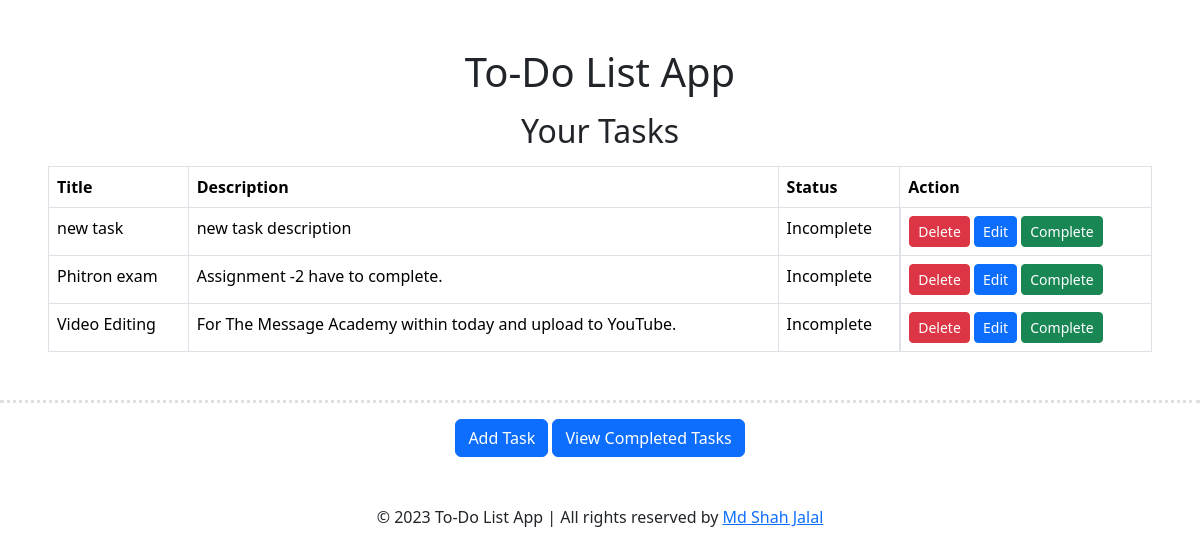
The page / on the database its author committed.
### todoapp/models.py (models this page shows, shortened)
class TaskModel(models.Model):
    taskTitle = models.CharField(max_length=100)
    taskDescription = models.TextField()
    is_completed = models.BooleanField(default=False)

### todoapp/views.py (the view)
# urls.py: path('', show_tasks, name='show_tasks'),
def show_tasks(request):
    tasks = TaskModel.objects.filter(is_completed=False)
    return render(request, 'show_tasks.html', {'tasks': tasks})

### todoapp/templates/show_tasks.html
{% extends 'base.html' %}
{% block content %}
<h2 class="text-center my-3">Your Tasks</h2>
{% if tasks %}
<div class="px-5">
    <table class="table table-bordered">
        <thead>
          <tr>
            <th scope="col">Title</th>
            <th scope="col">Description</th>
            <th scope="col">Status</th>
            <th scope="col">Action</th>
          </tr>
        </thead>
        <tbody>
            {% for task in tasks %}
          <tr>
            <td>{{ task.taskTitle }}</td>
            <td>{{ task.taskDescription }}</td>
            <td>
                {% if task.is_completed %}
                    Complete
                {% else %}
                    Incomplete
                {% endif %}
            </td>
            <td class="d-grid gap-2 d-md-block">
                <a class="btn btn-sm btn-danger" href="{% url 'delete_task' task.id %}">Delete</a>
                <a class="btn btn-sm btn-primary" href="{% url 'edit_task' task.id %}">Edit</a>
                <a class="btn btn-sm btn-success" href="{% url 'complete_task' task.id %}">Complete</a>
            </td>
          </tr>
          {% endfor %}
        </tbody>
      </table>
</div>
{% endif %}
<hr style="border-top: 3px dotted #838282;" class="dotted mt-5">
<div class="d-grid gap-2 d-md-block text-center mx-5">
    <a class="btn btn-primary" href="{% url 'add_task' %}">Add Task</a>
    <a class="btn btn-primary" href="{% url 'completed_tasks' %}">View Completed Tasks</a>
</div>
{% endblock %}

### todoapp/templates/base.html (shortened to what this page needs)
<!DOCTYPE html>
<html lang="en">
<head>
    <link href="https://cdn.jsdelivr.net/npm/bootstrap@5.3.1/dist/css/bootstrap.min.css" rel="stylesheet">
</head>
<body>
    <header class="mt-5">
        <h1 class="text-center">To-Do List App</h1>
    </header>
    <div class="content">
        {% block content %}{% endblock %}
    </div>
    <footer class="text-center mt-5">
        <p>&copy; 2023 To-Do List App | All rights reserved by <a target=”_blank” href="https://www.linkedin.com/in/ProgrammerShahJalal/">Md Shah Jalal</a></p>
    </footer>
</body>
</html>

### rows shown on the page
TaskModel: taskTitle "new task", taskDescription "new task description", is_completed "Incomplete"
TaskModel: taskTitle "Phitron exam", taskDescription "Assignment -2 have to complete.", is_completed "Incomplete"
TaskModel: taskTitle "Video Editing", taskDescription "For The Message Academy within today and upload to YouTube.", is_completed "Incomplete"
